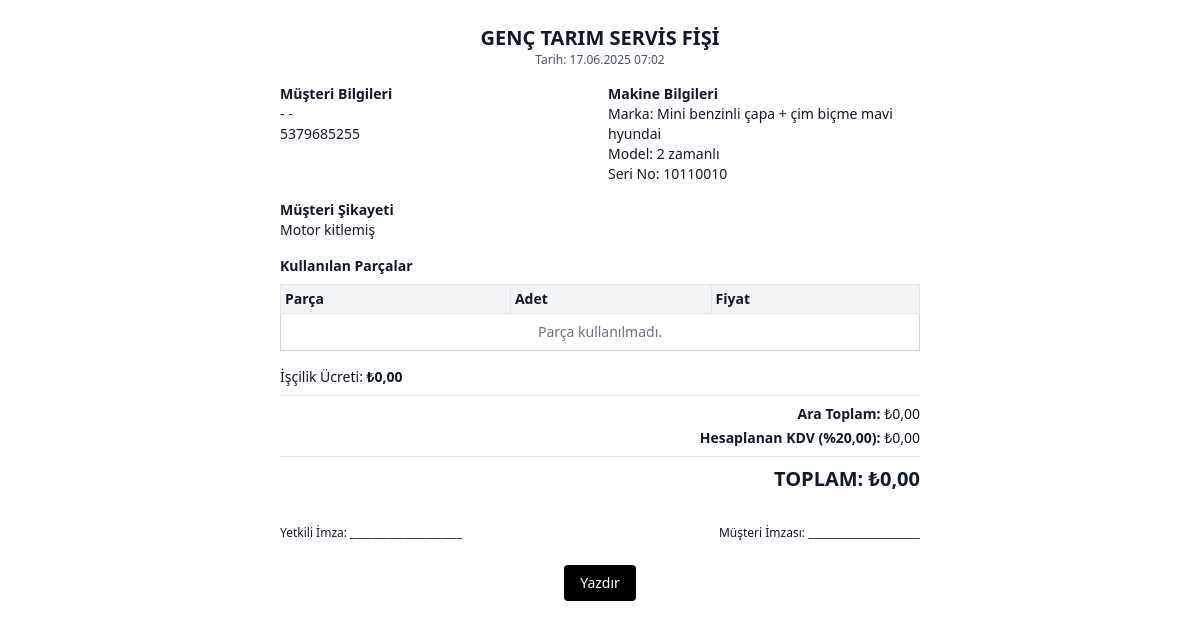
Page /service/service-invoice/205/ on the committed database.
### service/models.py (models this page shows, shortened)
class ServiceRecord(models.Model):
    STATUS_CHOICES = [
        ('ACCEPTED', 'Kabul Edildi'),
        ('DIAGNOSIS', 'Arıza Tespiti Yapılıyor'),
        ('WAITING_FOR_PART', 'Parça Bekleniyor'),
        ('IN_REPAIR', 'Onarımda'),
        ('REPAIRED', 'Onarım Tamamlandı'),
        ('DELIVERED', 'Müşteriye Teslim Edildi'),
        ('CANCELLED', 'İptal Edildi'),
    ]
    service_id = models.UUIDField(default=uuid.uuid4, editable=False, unique=True, verbose_name="Servis ID")
    customer = models.ForeignKey(Customer, on_delete=models.PROTECT, verbose_name="Müşteri")
    assigned_to = models.ForeignKey(User, on_delete=models.SET_NULL, null=True, blank=True, verbose_name="Atanan Personel")
    status = models.CharField(max_length=20, choices=STATUS_CHOICES, default='ACCEPTED', verbose_name="Servis Durumu")
    machine_brand = models.CharField(max_length=100, verbose_name="Makine Markası")
    machine_model = models.CharField(max_length=100, verbose_name="Makine Modeli")
    serial_number = models.CharField(max_length=100, blank=True, verbose_name="Seri Numarası")
    customer_complaint = models.TextField(verbose_name="Müşteri Şikayeti")
    technician_notes = models.TextField(blank=True, verbose_name="Teknisyen Notları / Yapılan İşlemler")
    barcode_image = models.ImageField(upload_to='service_barcodes/', blank=True, null=True, verbose_name="Servis Barkod Resmi")
    labor_cost = models.DecimalField(max_digits=10, decimal_places=2, blank=True, default=0, verbose_name="İşçilik Ücreti")
    kdv_rate = models.DecimalField(
        max_digits=5, decimal_places=2, default=20.00, blank=True,
        verbose_name="KDV Oranı (%)"
    )
    created_at = models.DateTimeField(auto_now_add=True, verbose_name="Kabul Tarihi")
    updated_at = models.DateTimeField(auto_now=True, verbose_name="Son Güncelleme")
    completed_at = models.DateTimeField(null=True, blank=True, verbose_name="Tamamlanma Tarihi")
    class Meta:
        verbose_name = "Servis Kaydı"
        verbose_name_plural = "Servis Kayıtları"
        ordering = ['-created_at']

### customers/models.py (models this page shows, shortened)
class Customer(models.Model):
    class CustomerType(models.TextChoices):
        INDIVIDUAL = 'INDIVIDUAL', _('Bireysel')
        CORPORATE = 'CORPORATE', _('Kurumsal')
    customer_type = models.CharField(
        max_length=10,
        choices=CustomerType.choices,
        default=CustomerType.INDIVIDUAL,
        verbose_name=_('Müşteri Tipi')
    )
    first_name = models.CharField(max_length=100, blank=True, verbose_name="Adı")
    last_name = models.CharField(max_length=100, blank=True, verbose_name="Soyadı")
    tckn = models.CharField(
        max_length=11,
        blank=True,
        verbose_name="T.C. Kimlik Numarası",
        help_text="Bireysel müşteriler için 11 haneli T.C. Kimlik Numarası."
    )
    company_name = models.CharField(max_length=200, blank=True, verbose_name="Firma Ticari Ünvanı")
    tax_office = models.CharField(max_length=100, blank=True, verbose_name="Vergi Dairesi")
    tax_number = models.CharField(
        max_length=10,
        blank=True,
        verbose_name="Vergi Kimlik Numarası (VKN)",
        help_text="Kurumsal müşteriler için 10 haneli Vergi Numarası."
    )
    contact_person = models.CharField(max_length=150, blank=True, verbose_name="Yetkili Kişi (Kurumsal için)")
    email = models.EmailField(max_length=254, blank=True)
    phone_number = models.CharField(max_length=20, blank=True, verbose_name="Telefon Numarası")
    address = models.TextField(blank=True, verbose_name="Adres")
    notes = models.TextField(blank=True, verbose_name="Müşteri Hakkında Notlar")
    is_active = models.BooleanField(default=True, verbose_name="Aktif mi?")
    created_at = models.DateTimeField(auto_now_add=True, verbose_name="Oluşturulma Tarihi")
    updated_at = models.DateTimeField(auto_now=True, verbose_name="Güncellenme Tarihi")
    class Meta:
        verbose_name = "Müşteri"
        verbose_name_plural = "Müşteriler"
        ordering = ['-created_at']
        indexes = [
            models.Index(fields=['first_name', 'last_name']),
            models.Index(fields=['company_name']),
        ]
    def __str__(self):
        if self.customer_type == 'INDIVIDUAL':
            return f"{self.first_name} {self.last_name}".strip()
        return self.company_name.strip()
    class Meta:
        verbose_name = _('Müşteri')
        verbose_name_plural = _('Müşteriler')

### service/views.py (the view)
# urls.py: path('service-invoice/<int:pk>/', ServiceInvoiceView.as_view(), name='service_invoice'),
class ServiceInvoiceView(DetailView):
    model = ServiceRecord
    template_name = "service/service_invoice.html"
    context_object_name = "record"
    def get_context_data(self, **kwargs):
        context = super().get_context_data(**kwargs)
        record = self.get_object()
        parts_total_agg = record.parts_used.aggregate(
            total=Coalesce(
                Sum(F('quantity') * F('price_at_time_of_use'), output_field=DecimalField()),
                0.0,
                output_field=DecimalField()
            )
        )
        parts_total = parts_total_agg['total']
        labor_cost = record.labor_cost or 0
        kdv_rate = record.kdv_rate or 0
        subtotal = parts_total + labor_cost  # Ara Toplam
        kdv_amount = subtotal * (kdv_rate / 100)  # KDV Tutarı
        grand_total = subtotal + kdv_amount  # Genel Toplam
        context['parts_total'] = parts_total
        context['subtotal'] = subtotal
        context['kdv_amount'] = kdv_amount
        context['grand_total'] = grand_total
        return context

### service/templates/service/service_invoice.html (shortened to what this page needs)
<!DOCTYPE html>
<html lang="tr">
<head>
    <link href="https://cdn.jsdelivr.net/npm/tailwindcss@2.2.19/dist/tailwind.min.css" rel="stylesheet">
</head>
<body class="bg-white p-6 text-sm text-gray-900">
    <div class="max-w-screen-sm mx-auto">
        <div class="text-center mb-4">
            <h1 class="text-xl font-bold">GENÇ TARIM SERVİS FİŞİ</h1>
            <p class="text-xs text-gray-600">Tarih: {{ record.created_at|date:"d.m.Y H:i" }}</p>
        </div>
        <div class="grid grid-cols-2 gap-4 mb-4">
            <div>
                <h2 class="font-semibold">Müşteri Bilgileri</h2>
                <p>{{ record.customer }}</p>
                <p>{{ record.customer.phone_number }}</p>
            </div>
            <div>
                <h2 class="font-semibold">Makine Bilgileri</h2>
                <p>Marka: {{ record.machine_brand }}</p>
                <p>Model: {{ record.machine_model }}</p>
                <p>Seri No: {{ record.serial_number|default:"-" }}</p>
            </div>
        </div>
        <div class="mb-4">
            <h2 class="font-semibold">Müşteri Şikayeti</h2>
            <p class="whitespace-pre-wrap">{{ record.customer_complaint }}</p>
        </div>
        <div class="mb-4">
            <h2 class="font-semibold">Kullanılan Parçalar</h2>
            <table class="w-full text-left border border-gray-300 mt-2 text-sm">
                <thead class="bg-gray-100">
                    <tr>
                        <th class="p-1 border">Parça</th>
                        <th class="p-1 border">Adet</th>
                        <th class="p-1 border">Fiyat</th>
                    </tr>
                </thead>
                <tbody>
                    {% for part_used in record.parts_used.all %}
                    <tr>
                        <td class="p-1 border">{{ part_used.part.name }}</td>
                        <td class="p-1 border">{{ part_used.quantity }}</td>
                        <td class="p-1 border">₺{{ part_used.price_at_time_of_use|floatformat:2 }}</td>
                    </tr>
                    {% empty %}
                    <tr>
                        <td colspan="3" class="text-center p-2 text-gray-500">Parça kullanılmadı.</td>
                    </tr>
                    {% endfor %}
                </tbody>
            </table>
        </div>
        <div class="mt-4">
            <p>İşçilik Ücreti: <strong>₺{{ record.labor_cost|floatformat:2 }}</strong></p>
        </div>
        <div class="border-t pt-2 mt-2 text-right font-semibold">
     <div class="space-y-1">
        <p>Ara Toplam: <strong class="font-normal">₺{{ subtotal|floatformat:2 }}</strong></p>
        <p>Hesaplanan KDV (%{{ record.kdv_rate|floatformat:2 }}): <strong class="font-normal">₺{{ kdv_amount|floatformat:2 }}</strong></p>
    </div>
    <div class="mt-2 pt-2 border-t">
        <p class="text-xl font-bold">TOPLAM: <strong>₺{{ grand_total|floatformat:2 }}</strong></p>
    </div>
</div>
        <div class="mt-8 flex justify-between text-xs">
            <div>
                <p>Yetkili İmza: _____________________</p>
            </div>
            <div>
                <p>Müşteri İmzası: _____________________</p>
            </div>
        </div>
        <div class="no-print text-center mt-6">
            <button onclick="window.print()" class="bg-black text-white px-4 py-2 rounded">Yazdır</button>
        </div>
    </div>
</body>
</html>

### rows in the picture
ServiceRecord: created_at "17.06.2025 07:02", customer "- -", customer.phone_number "5379685255", machine_brand "Mini benzinli çapa + çim biçme mavi hyundai", machine_model "2 zamanlı", serial_number "10110010", customer_complaint "Motor kitlemiş", labor_cost "0,00", kdv_rate "20,00"

### other values in the picture
{{ subtotal|floatformat:2 }} "0,00"
{{ kdv_amount|floatformat:2 }} "0,00"
{{ grand_total|floatformat:2 }} "0,00"
